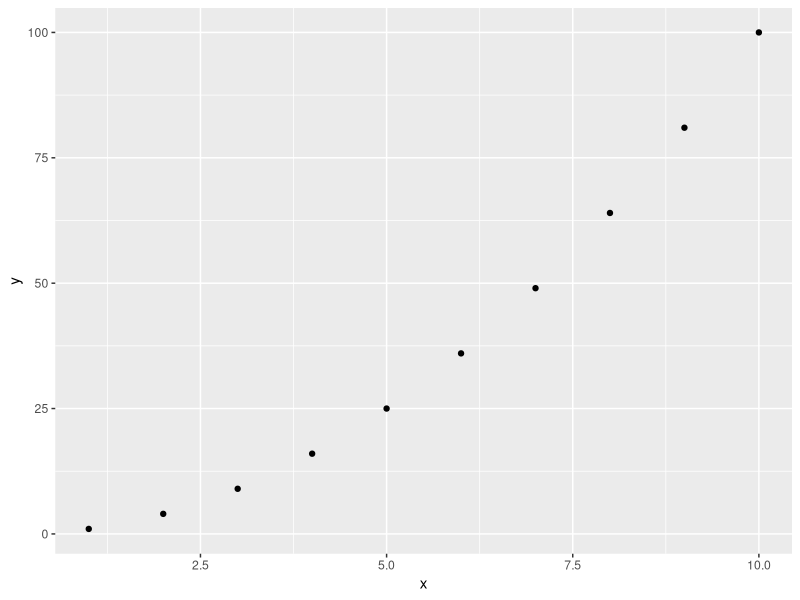
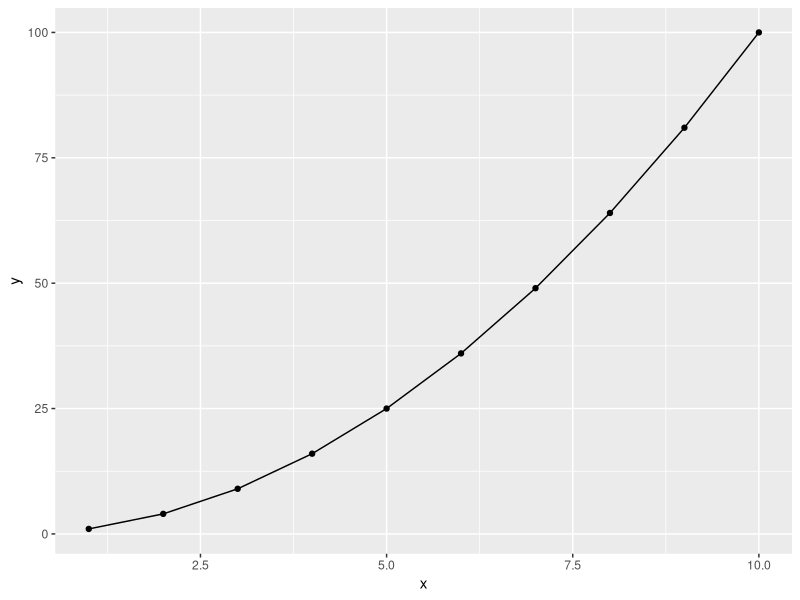
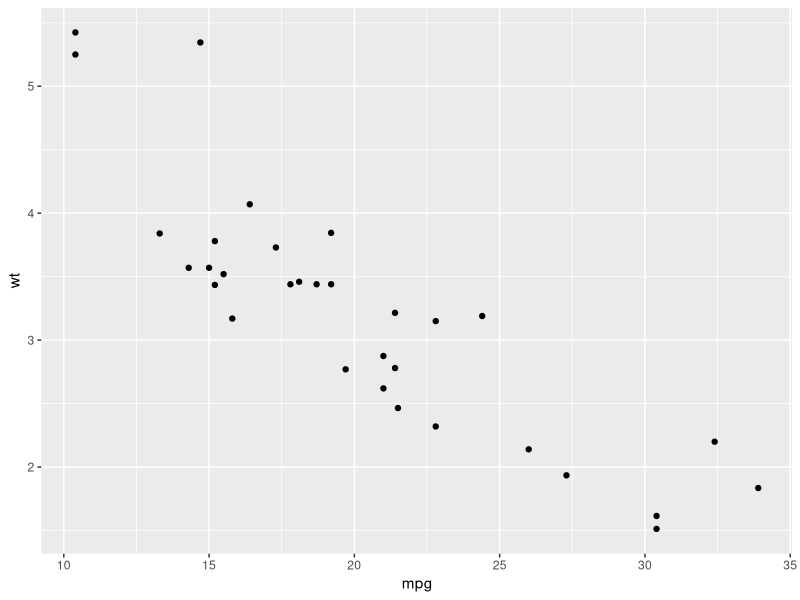
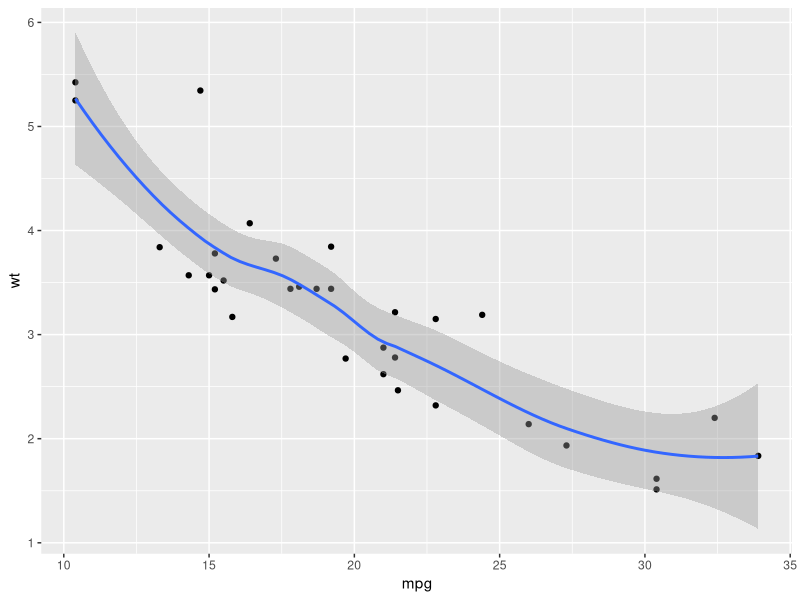
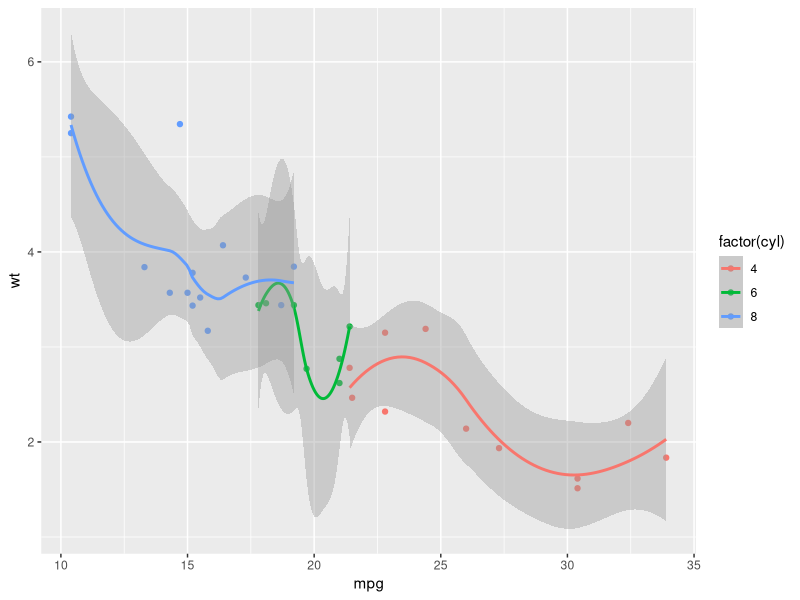
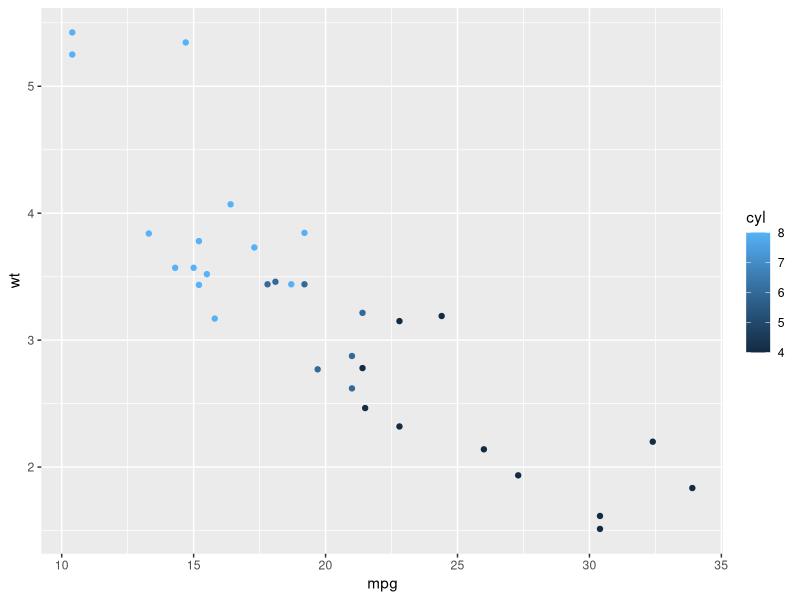
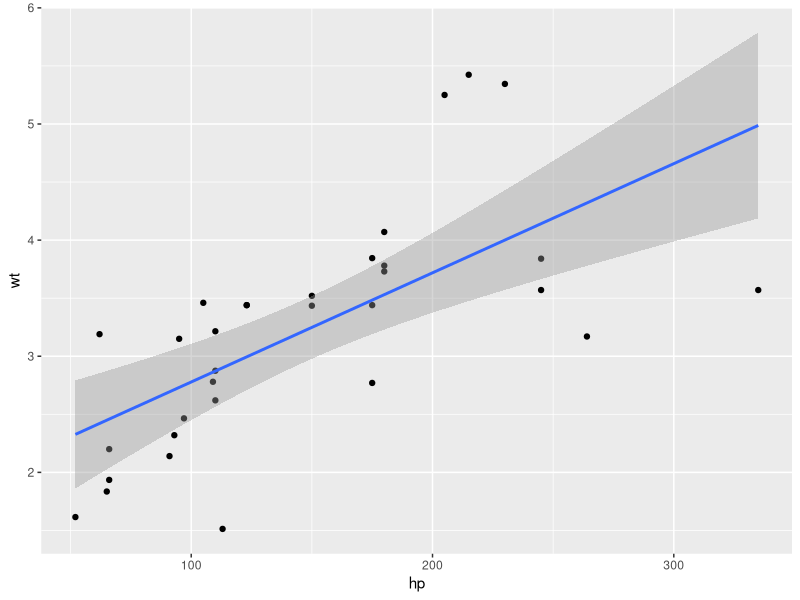
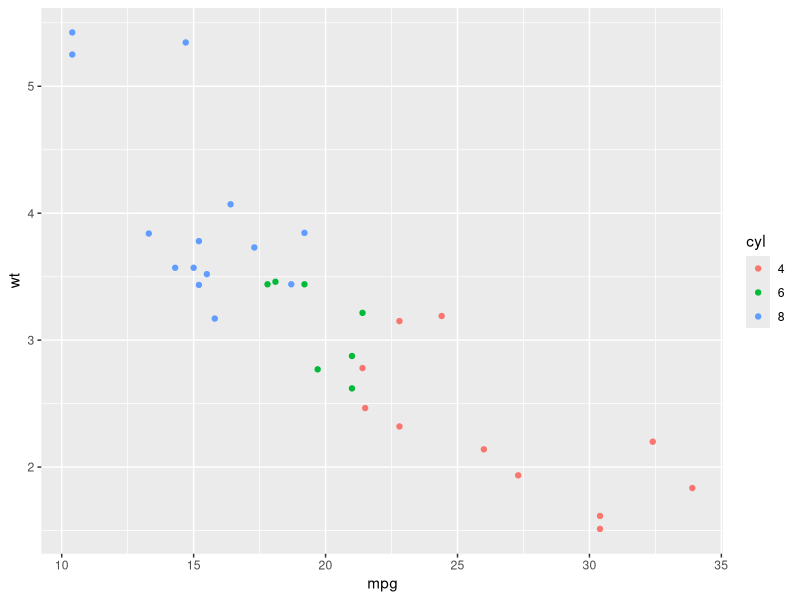

R code for these plots, in order: (Note: this script raises an error after producing the figures.)

# ----------ggplot2---------------
library(ggplot2)
data(mtcars) 
str(mtcars)
df <- mtcars[, c("mpg", "cyl", "wt")]
head(df)

# Use data from numeric vectors
x <- 1:10; y = x*x
# Basic plot
qplot(x,y)
# Add line
qplot(x, y, geom = c("point", "line"))
# Use data from a data frame
qplot(mpg, wt, data = mtcars)

qplot(mpg, wt, data = mtcars, geom = c("point", "smooth"))

# ----------------- Geometría de puntos------------

# Linear fits by group
qplot(mpg, wt, data = mtcars, color = factor(cyl),
      geom = c("point", "smooth"))

# Change scatter plot colors
# Points can be colored according to the values of a
# continuous or a discrete variable.
# The argument colour is used.
# Change the color by a continuous numeric variable
qplot(mpg, wt, data = mtcars, colour = cyl) #Estos me gustan
qplot(x = hp, y = wt, data = mtcars, geom = c("point","smooth"),
      method = "lm")

# Change the color by groups (factor)
df <- mtcars
df[, "cyl"] <- as.factor(df[, "cyl"])
qplot(mpg, wt, data = df, colour = cyl)
# Add lines
qplot(mpg, wt, data = df, colour = cyl, geom = c("point", "line"))
qplot(mpg, wt, data = df, colour = factor(cyl))

# Change the size of points according to
# the values of a continuous variable
qplot(mpg, wt, data = mtcars, size = mpg)
# Change point shapes by groups
qplot(mpg, wt, data = mtcars, shape = factor(cyl))
# Scatter plot with texts
# The argument label is used to specify the texts to be used for each points:
qplot(mpg, wt, data = mtcars, label = rownames(mtcars),
      geom = c("point", "text"), hjust = 0, vjust = 0)
qplot(x = mpg, y = wt, size = cyl, colour = hp, data = mtcars)

qplot(x = mpg, y = wt, alpha = I(0.4), data = mtcars)
qplot(x = carat, y = price, alpha = I(0.02), data = diamonds)


#-------------- Box plots --------------

# Basic box plot from a numeric vector
x <- "1"
y <- rnorm(100)
qplot(x, y, geom = "boxplot")
# Basic box plot from data frame
head(PlantGrowth)
qplot(group, weight, data = PlantGrowth, #cuali primero, depsues cuanti
      geom = c("boxplot"))

# Change the color by groups:
# Box plot from a data frame
# Add jitter and change fill color by group
qplot(group, weight, data = PlantGrowth,
      geom = c("boxplot", "jitter"), fill = group)
# Dot plot
qplot(group, weight, data = PlantGrowth,
      geom = "dotplot", stackdir = "center", binaxis = "y",
      color = group, fill = group)

# Dot plot
qplot(group, weight, data = PlantGrowth,
      geom = c("dotplot"), stackdir = "center", binaxis = "y")
# Violin plot
qplot(group, weight, data = PlantGrowth,
      geom = c("violin"), trim = FALSE)

# --------Diagramas de barras e histográmas-------------

head(diamonds)
str(diamonds)
qplot(x = clarity, data = diamonds)
qplot(x = color, y = price/carat, geom = "jitter",
      alpha = I(0.08), data = diamonds)

# Histograma con bin especifico
qplot(x = carat, binwidth = 0.25, data = diamonds)

# Grafica de barras apilado
qplot(x = clarity, data = diamonds, geom = "bar", fill = cut,
      position = "stack")

# Grafico de lineas con frecuencias por clases
qplot(x = carat, geom = "freqpoly", group = cut, colour = cut,
      data = diamonds)

# Grafico de densidad de area
qplot(x = carat, geom = "density", group = factor(cut),
      colour = factor(cut), fill = factor(cut),
      alpha = I(0.5), data = diamonds)
